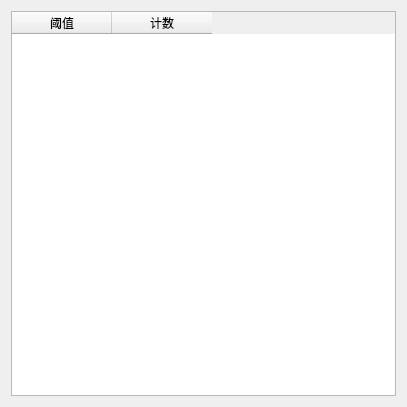
<?xml version="1.0" encoding="UTF-8"?>
<ui version="4.0">
 <class>SpectrumMeasurementTesting</class>
 <widget class="QWidget" name="SpectrumMeasurementTesting">
  <property name="geometry">
   <rect>
    <x>0</x>
    <y>0</y>
    <width>407</width>
    <height>407</height>
   </rect>
  </property>
  <property name="windowTitle">
   <string>Form</string>
  </property>
  <layout class="QVBoxLayout" name="verticalLayout">
   <item>
    <widget class="QTableWidget" name="tableWidget">
     <column>
      <property name="text">
       <string>阈值</string>
      </property>
     </column>
     <column>
      <property name="text">
       <string>计数</string>
      </property>
     </column>
    </widget>
   </item>
  </layout>
 </widget>
 <resources/>
 <connections/>
</ui>
